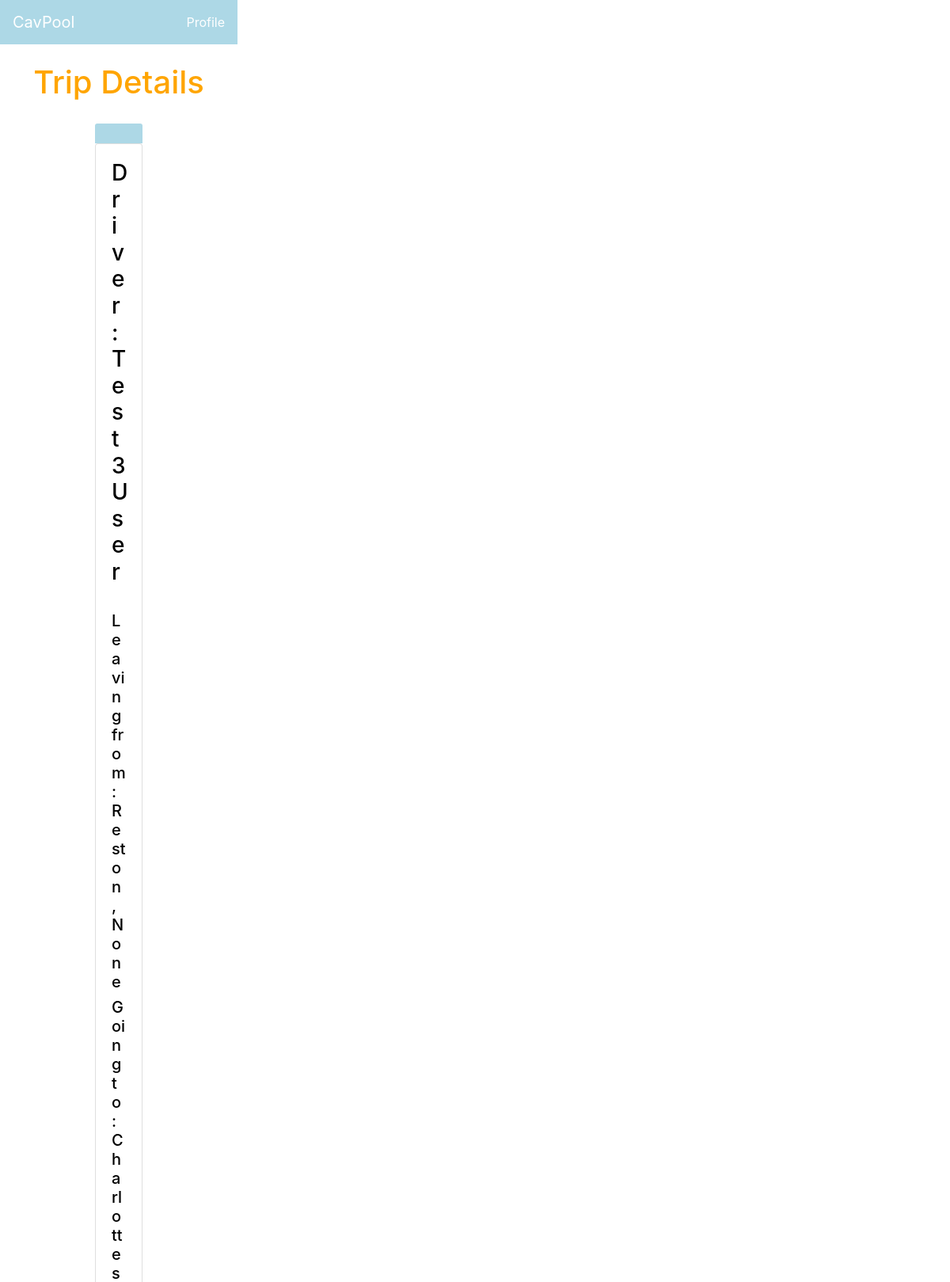
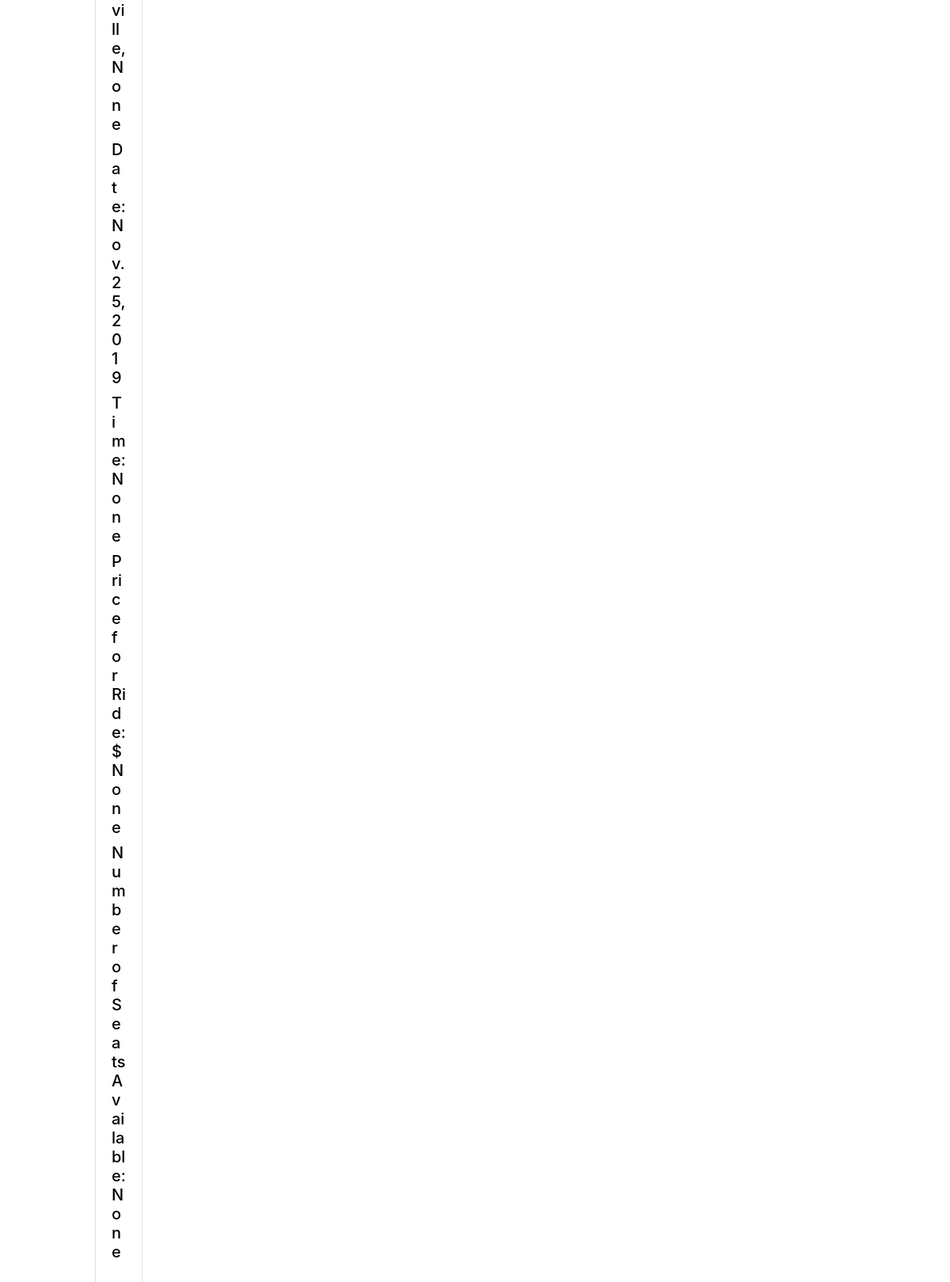
Screenshot of /19/ride (upper part) with the database file from the repository (2 pictures, top to bottom).
### Rideshare_app/models.py (models this page shows)
class Ride(models.Model):
    departure_location = models.CharField(max_length = 30)
    destination_location = models.CharField(max_length = 30)
    departure_state = models.CharField(max_length = 30, null = True, blank = True)
    destination_state = models.CharField(max_length = 30, null = True, blank = True)
    date = models.DateField()
    time = models.TimeField(blank = True, null = True)
    seats = models.IntegerField(null = True, blank = True, default=1, validators=[MinValueValidator(1)])
    price = models.IntegerField(null = True, blank = True, default=0, validators=[MinValueValidator(0)])
    driver = models.ForeignKey(Driver, null = True, on_delete = models.CASCADE)
    riders = models.ManyToManyField(Rider, blank = True)
    confirmed_riders = models.ManyToManyField(Rider, blank = True, related_name = "confirmed_riders")
    pending_riders = models.ManyToManyField(Rider, blank = True, related_name = "pending_riders")

class Driver(models.Model):
    first_name = models.CharField(max_length = 30)
    last_name = models.CharField(max_length = 30)
    email = models.CharField(max_length = 100)
    venmo = models.CharField(max_length = 30, blank = True, null = True)
    phone_number = models.CharField(max_length = 20, blank = True, null = True)
    car_make = models.CharField(max_length = 30, blank = True, null = True)
    car_model = models.CharField(max_length = 30, blank = True, null = True)
    def __str__(self):
        return self.first_name + " " + self.last_name;

### Rideshare_app/views.py (the view)
# urls.py: path('<int:id>/ride', views.ride, name= 'ride'),
def ride(request, id):
    ride = get_object_or_404(Ride, pk = id)
    if request.method == "POST":
        form = RequestRideForm(request.POST)
        if form.is_valid() == True:
            rider = Rider.objects.get(pk=7)
            ride.pending_riders.add(rider)
            return HttpResponseRedirect(reverse('request_ride_result', args=(id,))) # here id refers to ride id
    else:
        form = RequestRideForm()
    pending_riders = ride.pending_riders.all()
    confirmed_riders = ride.confirmed_riders.all()
    context = {"ride" : ride, "pending_riders" : pending_riders, "confirmed_riders" : confirmed_riders}
    return render(request, 'Rideshare_app/ride.html', context)

### Rideshare_app/templates/Rideshare_app/ride.html (shortened to what this page needs)
{% load bootstrap4 %}
{% bootstrap_css %}
<html>
<head>
<link rel="stylesheet" type="text/css" href="profile.css">
  <nav class="navbar navbar-dark" style="background-color:lightblue">
  <a class="navbar-brand" style ="color:white" href = "{% url 'index' %}"> CavPool</a>
  <ul class="navbar-nav">
    <li class="nav-item active">
      <a class="nav-link" href="{% url 'profile' 4 %}">Profile</a>
    </li>
  </ul>
</nav>
<br>
  <div class="container">
     <h1 style = "text-align: center; color:orange"> Trip Details </h1>
  </div>
</head>
<div class="col-sm-4">
    <div class="card-header" style="background-color: lightblue; border-color: transparent;">
    </div>
    <div class="card">
      <div class="card-body">
        <h3 style = "text-align: left ;color: black"> Driver: {{ride.driver}} </h3>
        <br>
        <h5 style ="text-align: left ;color: black"> Leaving from: {{ride.departure_location}},{{ride.departure_state}}</h5>
        <h5 style ="text-align: left ;color: black"> Going to: {{ride.destination_location}}, {{ride.destination_state}}</h5>
        <h5 style ="text-align: left ;color: black"> Date: {{ride.date}}</h5>
        <h5 style ="text-align: left ;color: black"> Time: {{ride.time}}</h5>
        <h5 style ="text-align: left ;color: black"> Price for Ride: ${{ride.price}}</h5>
        <h5 style ="text-align: left ;color: black"> Number of Seats Available: {{ride.seats}}</h5>
        <br>
    <br>
	</div>
  </div>
</div>
</body>
</html>

### Rideshare_app/templates/Rideshare_app/profile.css (style rules this page uses)
html, body, header, .column { float: left; width: 50%; }

### Rideshare_app/templates/Rideshare_app/ride.html (style rules this page uses)
.col-sm-4 { width: 80%; margin: 0 auto; padding: 20px; }

### rows the page displays
Ride: driver "Test3 User", departure_location "Reston", departure_state "None", destination_location "Charlottesville", destination_state "None", date "Nov. 25, 2019", time "None", price "None", seats "None"
